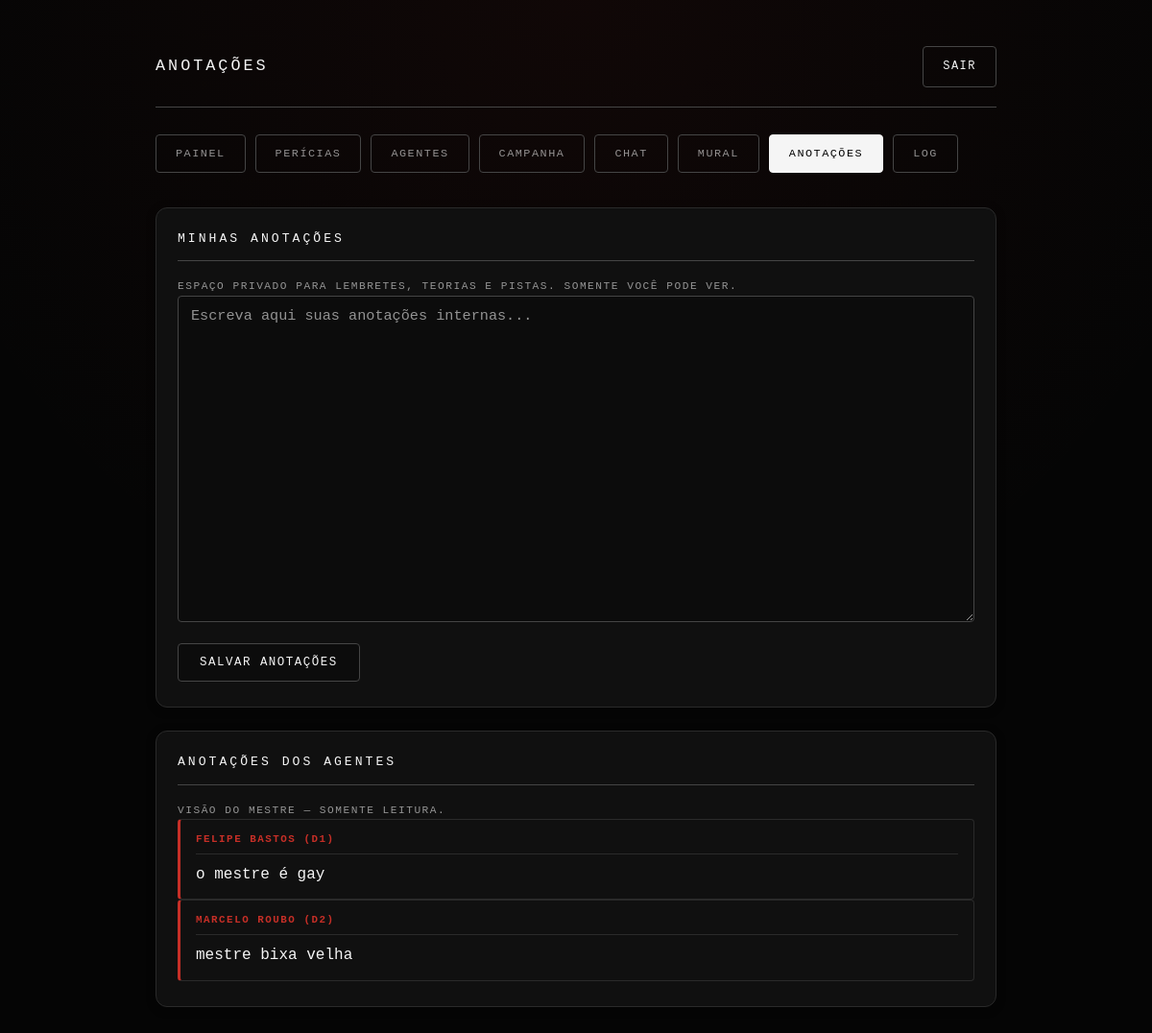
Screenshot of /anotacoes (signed in) with the database file from the repository.
### tables this page shows
CREATE TABLE users (
            id INTEGER PRIMARY KEY AUTOINCREMENT,
            username TEXT UNIQUE NOT NULL,
            password_hash TEXT NOT NULL,
            is_admin INTEGER NOT NULL DEFAULT 0,

            agilidade INTEGER NOT NULL DEFAULT 1,
            forca INTEGER NOT NULL DEFAULT 1,
            intelecto INTEGER NOT NULL DEFAULT 1,
            presenca INTEGER NOT NULL DEFAULT 1,
            vigor INTEGER NOT NULL DEFAULT 1,
            attributes_locked INTEGER NOT NULL DEFAULT 0,

            color TEXT NOT NULL DEFAULT '#c62f27',

            pv INTEGER NOT NULL DEFAULT 10,
            pv_max INTEGER NOT NULL DEFAULT 10,
            pe INTEGER NOT NULL DEFAULT 2,
            pe_max INTEGER NOT NULL DEFAULT 2,
            sanidade INTEGER NOT NULL DEFAULT 10,
            sanidade_max INTEGER NOT NULL DEFAULT 10,
            points_locked INTEGER NOT NULL DEFAULT 0,

            capacidade_max INTEGER NOT NULL DEFAULT 10,
            capacidade_locked INTEGER NOT NULL DEFAULT 0,

            avatar TEXT,
            avatar_size INTEGER NOT NULL DEFAULT 160,
            is_online INTEGER NOT NULL DEFAULT 0,

            character_name TEXT NOT NULL DEFAULT '',
            character_history TEXT NOT NULL DEFAULT '',
            character_physical TEXT NOT NULL DEFAULT '',
            character_description TEXT NOT NULL DEFAULT '',
            character_origin TEXT NOT NULL DEFAULT '',
            character_class TEXT NOT NULL DEFAULT '',
            character_nex INTEGER NOT NULL DEFAULT 0,
            character_notes TEXT NOT NULL DEFAULT '',
            character_locked INTEGER NOT NULL DEFAULT 0
        , character_patente TEXT NOT NULL DEFAULT '', character_money INTEGER NOT NULL DEFAULT 0, defesa_equip_bonus INTEGER NOT NULL DEFAULT 0, defesa_outros_bonus INTEGER NOT NULL DEFAULT 0, defesa_reduction INTEGER NOT NULL DEFAULT 0, last_read_chat_id INTEGER NOT NULL DEFAULT 0, character_title TEXT NOT NULL DEFAULT '', character_title_color TEXT NOT NULL DEFAULT '#f5f5f5', character_element_affinity TEXT NOT NULL DEFAULT '');

### atualizavel/app.py (the view)
@app.route('/anotacoes')
@login_required
def anotacoes_panel():
    db = get_db()
    user = db.execute('SELECT * FROM users WHERE id = ?', (session['user_id'],)).fetchone()
    other_notes = []
    if session.get('is_admin'):
        other_notes = db.execute(
            "SELECT id, username, character_name, character_notes FROM users "
            "WHERE is_admin = 0 ORDER BY username ASC"
        ).fetchall()
    return render_template('anotacoes.html', user=user, other_notes=other_notes)

### atualizavel/app.py (called while the page is built)
def _asset_version(filename):
    try:
        return int(os.path.getmtime(os.path.join(CODE_STATIC_DIR, filename)))
    except OSError:
        return 0

def get_db():
    if 'db' not in g:
        g.db = _connect_db()
    return g.db

@app.teardown_appcontext
def _close_db(exception=None):
    db = g.pop('db', None)
    if db is not None:
        db.close()

def login_required(view):
    @wraps(view)
    def wrapped(*args, **kwargs):
        if 'user_id' not in session:
            return redirect(url_for('login'))
        db = get_db()
        exists = db.execute('SELECT 1 FROM users WHERE id = ?', (session['user_id'],)).fetchone()
        if not exists:
            session.clear()
            return redirect(url_for('login'))
        return view(*args, **kwargs)
    return wrapped

### atualizavel/database.py (called while the page is built)
def get_db():
    conn = sqlite3.connect(DB_PATH, timeout=10)
    conn.row_factory = sqlite3.Row
    conn.execute('PRAGMA foreign_keys = ON')
    conn.execute('PRAGMA journal_mode = WAL')
    conn.execute('PRAGMA busy_timeout = 10000')
    return conn

### atualizavel/templates/anotacoes.html (shortened to what this page needs)
<!DOCTYPE html>
<html lang="pt-br">
    <head>
        <link rel="stylesheet" href="{{ url_for('static', filename='style.css') }}?v={{ asset_version('style.css') }}">
    </head>
    <body>
        <div class="container">
            <header>
                <h1>Anotações</h1>
                <a href="{{ url_for('logout') }}">Sair</a>
            </header>
            <nav class="tab-nav">
                <a href="{{ url_for('admin_panel') if session.get('is_admin') else url_for('player_panel') }}" class="tab-link">Painel</a>
                <a href="{{ url_for('pericias_panel') }}" class="tab-link">Perícias</a>
                <a href="{{ url_for('agentes_panel') }}" class="tab-link">Agentes</a>
                <a href="{{ url_for('campanha_panel') }}" class="tab-link">Campanha</a>
                <a href="{{ url_for('chat_panel') }}" class="tab-link" id="nav-chat-link">Chat</a>
                <a href="{{ url_for('mural_panel') }}" class="tab-link">Mural</a>
                <a href="{{ url_for('anotacoes_panel') }}" class="tab-link active">Anotações</a>
                {% if session.get('is_admin') %}<a href="{{ url_for('admin_log') }}" class="tab-link">Log</a>{% endif %}
            </nav>
            <div class="panel-section">
                <div class="section-title">Minhas Anotações</div>
                <p class="character-header-sub">Espaço privado para lembretes, teorias e pistas. Somente você pode ver.</p>
                <form class="notes-form" method="POST" action="{{ url_for('anotacoes_save') }}">
                    <div class="inv-field">
                        <textarea name="character_notes" rows="12" placeholder="Escreva aqui suas anotações internas...">{{ user['character_notes'] or '' }}</textarea>
                    </div>
                    <button type="submit">Salvar Anotações</button>
                </form>
            </div>
            {% if session.get('is_admin') %}
                <div class="panel-section">
                    <div class="section-title">Anotações dos Agentes</div>
                    <p class="character-header-sub">Visão do mestre — somente leitura.</p>
                    {% for u in other_notes %}
                        <div class="character-field">
                            <span class="character-field-label">{{ u['character_name'] or u['username'] }} ({{ u['username'] }})</span>
                            <div class="character-field-value">{{ u['character_notes'] or '—' }}</div>
                        </div>
                    {% else %}
                        <p class="empty">Nenhum agente cadastrado ainda.</p>
                    {% endfor %}
                </div>
            {% endif %}
        </div>
    </body>
</html>

### rows the page displays
users: character_name "FELIPE BASTOS", username "D1", character_notes "o mestre é gay"
users: character_name "MARCELO ROUBO", username "D2", character_notes "mestre bixa velha"
